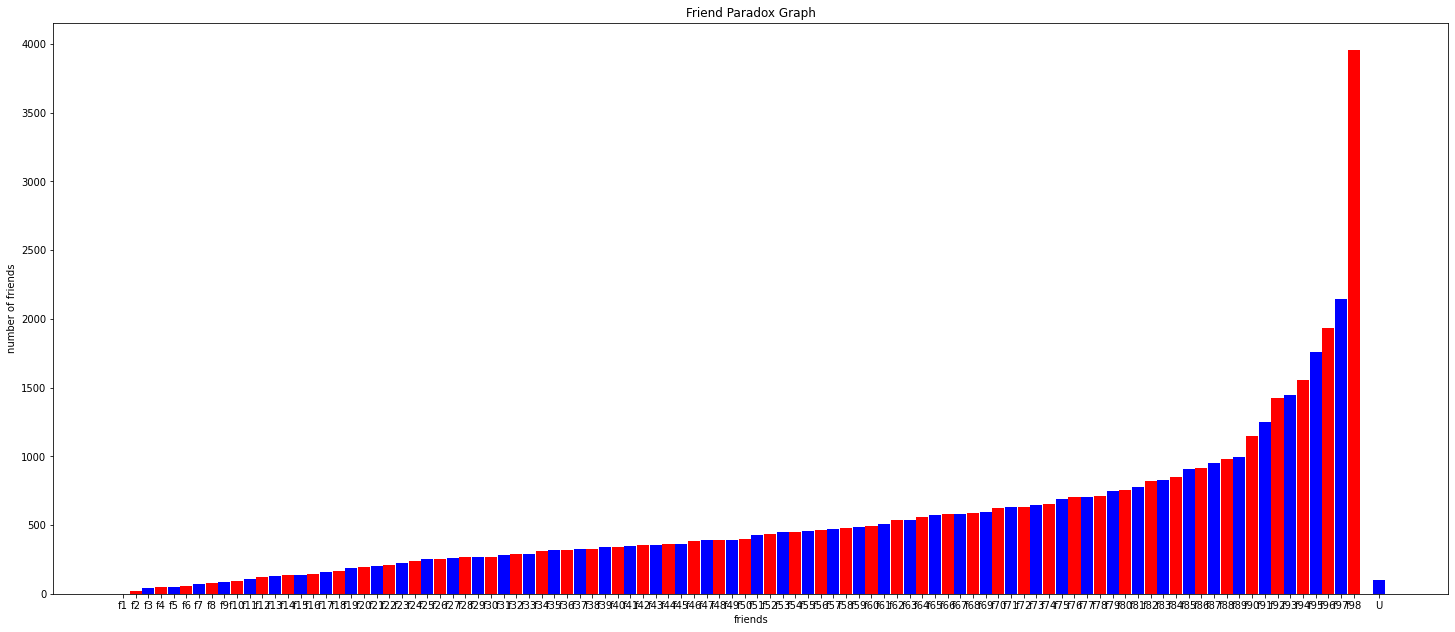

Python code for this plot:
# Create a graph of the number of friends (y-axis) and the friends (x-axis) themselves
# Sorted by number of friends (y-axis)
# Include the user in the graph (count the number of their friends) and label as U
x = []
y = []
count = []

counter = 1
for axis in myfriends:
  x.append('f'+ str (counter))
  y.append(axis[1])
  count.append(counter)
  counter = counter + 1
  
# Sort the nuber of friends for (y-axis)
y.sort()

# Include the user in the plots for the graph
x.append('U')
y.append(len(myfriends))
count.append(len(y)+1)
# set the image size of the graph
fig = matplotlib.pyplot.gcf()
fig.set_size_inches(25, 10.5)
fig.savefig('./sample_data/friend_paradox_graph.png', dpi=100)

# plotting a bar chart 
#plt.scatter(x, y, label='friends', color='blue',
#        marker='*', s=30) 

plt.bar(count, y, tick_label = x, align='center',
        width = 0.95, color = ['blue', 'red']) 

# naming the x axis
plt.xlabel('friends')
# naming the y axis
plt.ylabel('number of friends')

# giving a title to my graph
plt.title('Friend Paradox Graph')

# function to show the plot
plt.show()
